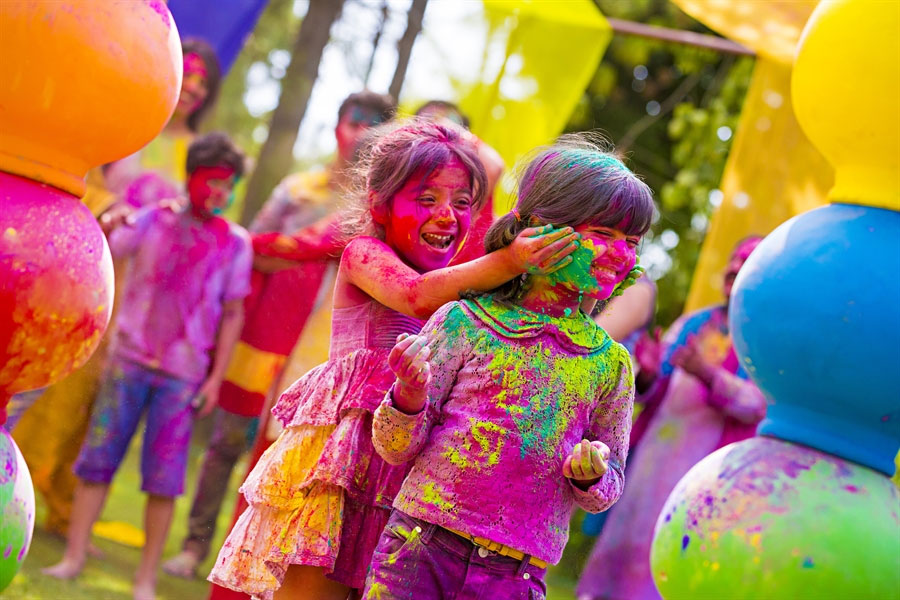
#> input picture image_processing/lab_manual/rgb_original.jpg, 900 x 600 px
$ python 013.py
#> lines starting #> are read from the running program, lines starting #| are printed output that depends on the picture
# WAP to smooth the image using Averaging filter (un-weighted), Weighted filter given by h(x, y) - max(|x|, |y|), gaussian filter
import cv2
import numpy as np
import matplotlib.pyplot as plt

img = cv2.imread("./rgb_original.jpg")
#> img is the input picture: shape (600, 900, 3); mean B, G, R 96.6, 116.8, 165.4

# Averaging filter
kernel_size = 5
averaging_kernel = np.ones((kernel_size, kernel_size), np.float32) / (kernel_size**2)
averaged_img = cv2.filter2D(img, -1, averaging_kernel)
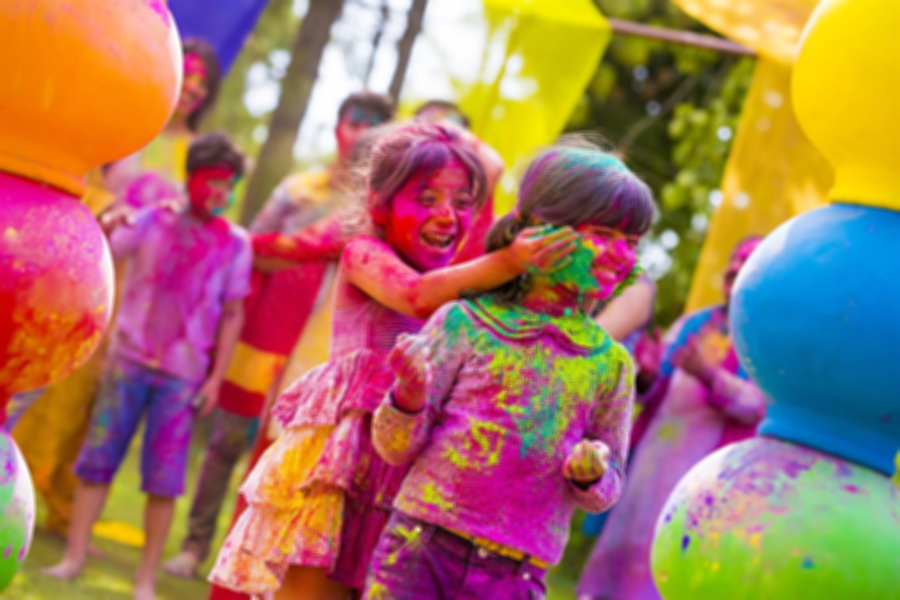
#> averaged_img: shape (600, 900, 3); mean B, G, R 96.6, 116.8, 165.5

weighted_kernel = np.zeros((kernel_size, kernel_size), dtype=np.float32)
for i in range(kernel_size):
    for j in range(kernel_size):
        weighted_kernel[i, j] = max(
            abs(i - kernel_size // 2), abs(j - kernel_size // 2)
        )
weighted_kernel /= np.sum(weighted_kernel)
weighted_img = cv2.filter2D(img, -1, weighted_kernel)

# Gaussian filter
gaussian_img = cv2.GaussianBlur(img, (5, 5), 0)

plt.subplot(1, 4, 1)
plt.title("Original Image")
plt.imshow(cv2.cvtColor(img, cv2.COLOR_BGR2RGB))
plt.axis("off")

plt.subplot(1, 4, 2)
plt.title("Averaging Filter")
plt.imshow(cv2.cvtColor(averaged_img, cv2.COLOR_BGR2RGB))
plt.axis("off")

plt.subplot(1, 4, 3)
plt.title("Weighted Filter")
plt.imshow(cv2.cvtColor(weighted_img, cv2.COLOR_BGR2RGB))
plt.axis("off")

plt.subplot(1, 4, 4)
plt.title("Gaussian Filter")
plt.imshow(cv2.cvtColor(gaussian_img, cv2.COLOR_BGR2RGB))
plt.axis("off")
plt.show()
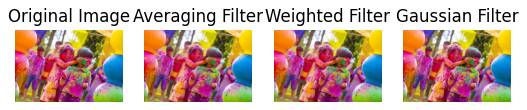
#> figure drawn by matplotlib, 4 panels
